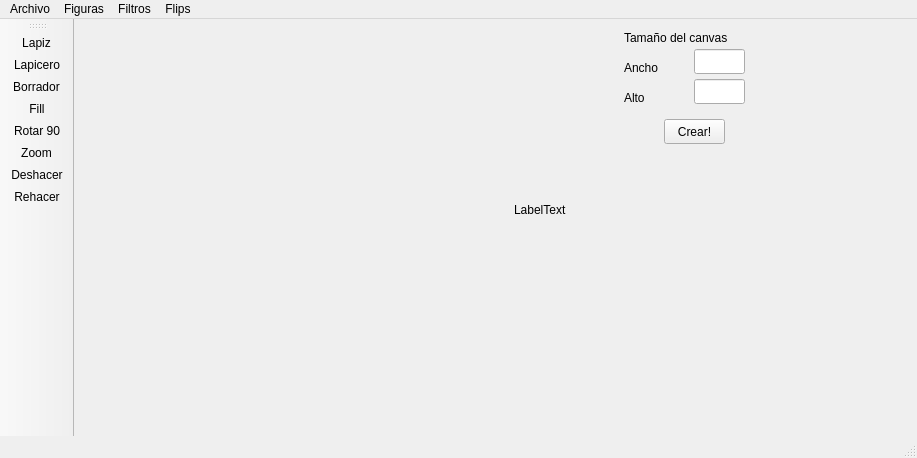
<?xml version="1.0" encoding="UTF-8"?>
<ui version="4.0">
 <class>MainWindow</class>
 <widget class="QMainWindow" name="MainWindow">
  <property name="geometry">
   <rect>
    <x>0</x>
    <y>0</y>
    <width>917</width>
    <height>458</height>
   </rect>
  </property>
  <property name="windowTitle">
   <string>PAINTPP</string>
  </property>
  <widget class="QWidget" name="centralWidget">
   <widget class="QPushButton" name="boton_crear">
    <property name="geometry">
     <rect>
      <x>590</x>
      <y>100</y>
      <width>61</width>
      <height>25</height>
     </rect>
    </property>
    <property name="cursor">
     <cursorShape>PointingHandCursor</cursorShape>
    </property>
    <property name="text">
     <string>Crear!</string>
    </property>
   </widget>
   <widget class="QLabel" name="label_tamanio">
    <property name="geometry">
     <rect>
      <x>550</x>
      <y>10</y>
      <width>131</width>
      <height>17</height>
     </rect>
    </property>
    <property name="text">
     <string>Tamaño del canvas</string>
    </property>
   </widget>
   <widget class="QLabel" name="label_ancho">
    <property name="geometry">
     <rect>
      <x>550</x>
      <y>40</y>
      <width>51</width>
      <height>17</height>
     </rect>
    </property>
    <property name="text">
     <string>Ancho</string>
    </property>
   </widget>
   <widget class="QLabel" name="label_alto">
    <property name="geometry">
     <rect>
      <x>550</x>
      <y>70</y>
      <width>31</width>
      <height>17</height>
     </rect>
    </property>
    <property name="text">
     <string>Alto</string>
    </property>
   </widget>
   <widget class="QLineEdit" name="ancho">
    <property name="geometry">
     <rect>
      <x>620</x>
      <y>30</y>
      <width>51</width>
      <height>25</height>
     </rect>
    </property>
   </widget>
   <widget class="QLineEdit" name="alto">
    <property name="geometry">
     <rect>
      <x>620</x>
      <y>60</y>
      <width>51</width>
      <height>25</height>
     </rect>
    </property>
   </widget>
   <widget class="QLabel" name="label_canvas">
    <property name="geometry">
     <rect>
      <x>440</x>
      <y>170</y>
      <width>291</width>
      <height>41</height>
     </rect>
    </property>
    <property name="autoFillBackground">
     <bool>false</bool>
    </property>
    <property name="text">
     <string>LabelText</string>
    </property>
    <property name="scaledContents">
     <bool>false</bool>
    </property>
   </widget>
   <widget class="QWidget" name="widget" native="true">
    <property name="geometry">
     <rect>
      <x>540</x>
      <y>230</y>
      <width>120</width>
      <height>80</height>
     </rect>
    </property>
   </widget>
  </widget>
  <widget class="QMenuBar" name="menuBar">
   <property name="geometry">
    <rect>
     <x>0</x>
     <y>0</y>
     <width>917</width>
     <height>22</height>
    </rect>
   </property>
   <widget class="QMenu" name="menuArchivo">
    <property name="title">
     <string>Archivo</string>
    </property>
    <addaction name="actionAbrir_bmp"/>
    <addaction name="actionGuardar_bmp"/>
    <addaction name="actionCrear_canvas"/>
   </widget>
   <widget class="QMenu" name="menuFiguras">
    <property name="title">
     <string>Figuras</string>
    </property>
    <addaction name="actionCirculo"/>
    <addaction name="actionTriangulo"/>
    <addaction name="actionRectangulo"/>
   </widget>
   <widget class="QMenu" name="menuFiltros">
    <property name="title">
     <string>Filtros</string>
    </property>
    <addaction name="actionFiltro1"/>
    <addaction name="actionFiltro2"/>
    <addaction name="actionFiltro3"/>
    <addaction name="actionFiltro_Darker"/>
   </widget>
   <widget class="QMenu" name="menuFlips">
    <property name="title">
     <string>Flips</string>
    </property>
    <addaction name="actionFlip_X"/>
    <addaction name="actionFlip_Y"/>
   </widget>
   <addaction name="menuArchivo"/>
   <addaction name="menuFiguras"/>
   <addaction name="menuFiltros"/>
   <addaction name="menuFlips"/>
  </widget>
  <widget class="QToolBar" name="mainToolBar">
   <attribute name="toolBarArea">
    <enum>LeftToolBarArea</enum>
   </attribute>
   <attribute name="toolBarBreak">
    <bool>true</bool>
   </attribute>
   <addaction name="actionLapiz"/>
   <addaction name="actionLapicero"/>
   <addaction name="actionBorrador"/>
   <addaction name="actionFill"/>
   <addaction name="actionRotar_90"/>
   <addaction name="actionZoom"/>
   <addaction name="actionDeshacer"/>
   <addaction name="actionRehacer"/>
  </widget>
  <widget class="QStatusBar" name="statusBar"/>
  <action name="actionAbrir_bmp">
   <property name="icon">
    <iconset resource="iconos.qrc">
     <normaloff>:/iconos/imagenes/abrir.png</normaloff>:/iconos/imagenes/abrir.png</iconset>
   </property>
   <property name="text">
    <string>Abrir .bmp</string>
   </property>
  </action>
  <action name="actionGuardar_bmp">
   <property name="icon">
    <iconset resource="iconos.qrc">
     <normaloff>:/iconos/imagenes/guardar.png</normaloff>:/iconos/imagenes/guardar.png</iconset>
   </property>
   <property name="text">
    <string>Guardar .bmp</string>
   </property>
  </action>
  <action name="actionCrear_canvas">
   <property name="icon">
    <iconset resource="iconos.qrc">
     <normaloff>:/iconos/imagenes/nuevoCanvas.png</normaloff>:/iconos/imagenes/nuevoCanvas.png</iconset>
   </property>
   <property name="text">
    <string>Crear canvas</string>
   </property>
  </action>
  <action name="actionLapiz">
   <property name="checkable">
    <bool>true</bool>
   </property>
   <property name="icon">
    <iconset resource="iconos.qrc">
     <normaloff>:/iconos/imagenes/lapiz.png</normaloff>:/iconos/imagenes/lapiz.png</iconset>
   </property>
   <property name="text">
    <string>Lapiz</string>
   </property>
  </action>
  <action name="actionLapicero">
   <property name="checkable">
    <bool>true</bool>
   </property>
   <property name="icon">
    <iconset resource="iconos.qrc">
     <normaloff>:/iconos/imagenes/lapicero.png</normaloff>:/iconos/imagenes/lapicero.png</iconset>
   </property>
   <property name="text">
    <string>Lapicero</string>
   </property>
  </action>
  <action name="actionBorrador">
   <property name="checkable">
    <bool>true</bool>
   </property>
   <property name="icon">
    <iconset resource="iconos.qrc">
     <normaloff>:/iconos/imagenes/borrador.png</normaloff>:/iconos/imagenes/borrador.png</iconset>
   </property>
   <property name="text">
    <string>Borrador</string>
   </property>
  </action>
  <action name="actionRotar_90">
   <property name="icon">
    <iconset resource="iconos.qrc">
     <normaloff>:/iconos/imagenes/rotar90.png</normaloff>:/iconos/imagenes/rotar90.png</iconset>
   </property>
   <property name="text">
    <string>Rotar 90</string>
   </property>
  </action>
  <action name="actionZoom">
   <property name="icon">
    <iconset resource="iconos.qrc">
     <normaloff>:/iconos/imagenes/lupa.png</normaloff>:/iconos/imagenes/lupa.png</iconset>
   </property>
   <property name="text">
    <string>Zoom</string>
   </property>
  </action>
  <action name="actionDeshacer">
   <property name="icon">
    <iconset resource="iconos.qrc">
     <normaloff>:/iconos/imagenes/undo.png</normaloff>:/iconos/imagenes/undo.png</iconset>
   </property>
   <property name="text">
    <string>Deshacer</string>
   </property>
  </action>
  <action name="actionRehacer">
   <property name="icon">
    <iconset resource="iconos.qrc">
     <normaloff>:/iconos/imagenes/redo.png</normaloff>:/iconos/imagenes/redo.png</iconset>
   </property>
   <property name="text">
    <string>Rehacer</string>
   </property>
  </action>
  <action name="actionCirculo">
   <property name="icon">
    <iconset resource="iconos.qrc">
     <normaloff>:/iconos/imagenes/circulo.png</normaloff>:/iconos/imagenes/circulo.png</iconset>
   </property>
   <property name="text">
    <string>Circulo</string>
   </property>
  </action>
  <action name="actionTriangulo">
   <property name="icon">
    <iconset resource="iconos.qrc">
     <normaloff>:/iconos/imagenes/triangulo.png</normaloff>:/iconos/imagenes/triangulo.png</iconset>
   </property>
   <property name="text">
    <string>Triangulo</string>
   </property>
  </action>
  <action name="actionRectangulo">
   <property name="text">
    <string>Rectangulo</string>
   </property>
  </action>
  <action name="actionFiltro1">
   <property name="text">
    <string>Filtro Negativo</string>
   </property>
   <property name="toolTip">
    <string>Filtro1</string>
   </property>
  </action>
  <action name="actionFiltro2">
   <property name="text">
    <string>Filtro Grises</string>
   </property>
  </action>
  <action name="actionFiltro3">
   <property name="text">
    <string>Filtro Sepia</string>
   </property>
  </action>
  <action name="actionFlip_X">
   <property name="text">
    <string>Flip X</string>
   </property>
  </action>
  <action name="actionFlip_Y">
   <property name="text">
    <string>Flip Y</string>
   </property>
  </action>
  <action name="actionFill">
   <property name="checkable">
    <bool>true</bool>
   </property>
   <property name="icon">
    <iconset resource="iconos.qrc">
     <normaloff>:/iconos/imagenes/bucket.png</normaloff>:/iconos/imagenes/bucket.png</iconset>
   </property>
   <property name="text">
    <string>Fill</string>
   </property>
  </action>
  <action name="actionFiltro_Darker">
   <property name="text">
    <string>Filtro Darker</string>
   </property>
  </action>
 </widget>
 <layoutdefault spacing="6" margin="11"/>
 <resources>
  <include location="iconos.qrc"/>
 </resources>
 <connections/>
</ui>
